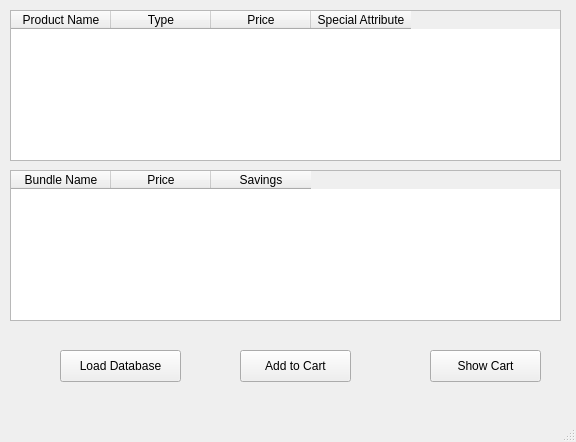
<?xml version="1.0" encoding="UTF-8"?>
<ui version="4.0">
 <class>MainWindow</class>
 <widget class="QMainWindow" name="MainWindow">
  <property name="geometry">
   <rect>
    <x>0</x>
    <y>0</y>
    <width>576</width>
    <height>442</height>
   </rect>
  </property>
  <property name="windowTitle">
   <string>Tech Database</string>
  </property>
  <widget class="QWidget" name="centralWidget">
   <widget class="QTableWidget" name="tableWidget">
    <property name="geometry">
     <rect>
      <x>10</x>
      <y>10</y>
      <width>551</width>
      <height>151</height>
     </rect>
    </property>
    <column>
     <property name="text">
      <string>Product Name</string>
     </property>
    </column>
    <column>
     <property name="text">
      <string>Type</string>
     </property>
    </column>
    <column>
     <property name="text">
      <string>Price</string>
     </property>
    </column>
    <column>
     <property name="text">
      <string>Special Attribute</string>
     </property>
    </column>
   </widget>
   <widget class="QTableWidget" name="tableWidget_2">
    <property name="geometry">
     <rect>
      <x>10</x>
      <y>170</y>
      <width>551</width>
      <height>151</height>
     </rect>
    </property>
    <column>
     <property name="text">
      <string>Bundle Name</string>
     </property>
    </column>
    <column>
     <property name="text">
      <string>Price</string>
     </property>
    </column>
    <column>
     <property name="text">
      <string>Savings</string>
     </property>
    </column>
   </widget>
   <widget class="ProPushButton" name="load">
    <property name="geometry">
     <rect>
      <x>60</x>
      <y>350</y>
      <width>121</width>
      <height>32</height>
     </rect>
    </property>
    <property name="text">
     <string>Load Database</string>
    </property>
   </widget>
   <widget class="ProPushButton" name="add">
    <property name="geometry">
     <rect>
      <x>240</x>
      <y>350</y>
      <width>111</width>
      <height>32</height>
     </rect>
    </property>
    <property name="text">
     <string>Add to Cart</string>
    </property>
   </widget>
   <widget class="ProPushButton" name="show">
    <property name="geometry">
     <rect>
      <x>430</x>
      <y>350</y>
      <width>111</width>
      <height>32</height>
     </rect>
    </property>
    <property name="text">
     <string>Show Cart</string>
    </property>
   </widget>
  </widget>
  <widget class="QStatusBar" name="statusBar"/>
 </widget>
 <layoutdefault spacing="6" margin="11"/>
 <customwidgets>
  <customwidget>
   <class>ProPushButton</class>
   <extends>QPushButton</extends>
   <header location="global">propushbutton.h</header>
  </customwidget>
 </customwidgets>
 <resources/>
 <connections/>
</ui>
